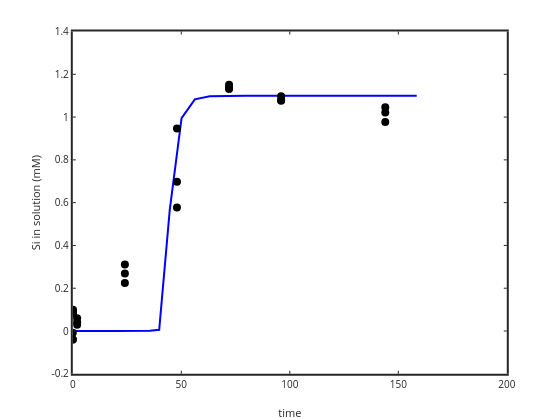

This figure's notebook cell:
### Code cell
plot(time,1e3*(Siaq),'b-','linewidth',2); ylabel('Si in solution (mM)'); xlabel('time')
hold on
plot(sampletime,sampleSi*1e3,'ko','markersize',8,'markerfacecolor','k')
set(gca,'linewidth',2)

### Figure 1 — Plotly figure (JSON) as saved in the notebook; plotly's stock layout.template omitted (floating-point values rounded to 4 significant figures)
{"data": [{"line": {"color": "rgb(0,0,255)", "dash": "solid", "width": 2}, "marker": {"color": "rgb(0,0,255)", "line": {"color": "rgb(0,0,255)"}, "size": 6, "symbol": "none"}, "mode": "lines", "name": "", "showlegend": false, "type": "scatter", "visibility": true, "x": [0, 1.122, 1.259, 1.413, 1.585, 1.778, 1.995, 2.239, 2.512, 2.818, 3.162, 3.548, 3.981, 4.467, 5.012, 5.623, 6.31, 7.079, 7.943, 8.913, 10, 11.22, 12.59, 14.13, 15.85, 17.78, 19.95, 22.39, 25.12, 28.18, 31.62, 35.48, 39.81, 44.67, 50.12, 56.23, 63.1, 70.79, 79.43, 89.13, 100, 112.2, 125.9, 141.3, 158.5], "xaxis": "x", "y": [0, 0.0002637, 0.00025, 0.0002387, 0.0002307, 0.0002241, 0.0002193, 0.0002157, 0.0002131, 0.0002114, 0.0002103, 0.0002097, 0.0002094, 0.0002094, 0.0002095, 0.0002099, 0.0002105, 0.0002113, 0.0002124, 0.0002139, 0.0002161, 0.0002195, 0.0002247, 0.000233, 0.0002458, 0.0002653, 0.0002938, 0.000336, 0.0004018, 0.0005155, 0.0007463, 0.00139, 0.005848, 0.5648, 0.9951, 1.083, 1.097, 1.099, 1.099, 1.099, 1.099, 1.099, 1.099, 1.099, 1.099], "yaxis": "y"}, {"line": {"color": "rgb(0,0,0)", "width": 0.5}, "marker": {"color": "rgb(0,0,0)", "line": {"color": "rgb(0,0,0)"}, "size": 8, "symbol": "circle"}, "mode": "markers", "name": "", "showlegend": false, "type": "scatter", "visibility": true, "x": [0, 0.1, 2, 24, 48, 72, 96, 144, 0, 0.1, 2, 24, 48, 72, 96, 144, 0, 0.1, 2, 24, 48, 72, 96, 144], "xaxis": "x", "y": [-0.03982, 0.08025, 0.02971, 0.2241, 0.5771, 1.151, 1.076, 1.021, -0.04007, 0.08868, 0.04064, 0.2691, 0.6975, 1.136, 1.097, 1.046, -0.00836, 0.09996, 0.05936, 0.3106, 0.9464, 1.131, 1.08, 0.9764], "yaxis": "y"}], "layout": {"height": 420, "hovermode": "closest", "margin": {"b": 0, "l": 0, "r": 0, "t": 0}, "plot_bgcolor": "rgba(0,0,0,0)", "showlegend": false, "width": 560, "xaxis": {"anchor": "y", "autorange": false, "domain": [0.13, 0.905], "exponentformat": "none", "gridcolor": "rgba(38,38,38,0.15)", "gridwidth": 2, "linecolor": "rgb(38,38,38)", "linewidth": 2, "mirror": "ticks", "range": [0, 200], "showgrid": false, "showline": true, "side": "bottom", "spikedash": "solid", "spikemode": "across", "spikesides": false, "spikethickness": 1, "tickangle": 0, "tickcolor": "rgb(38,38,38)", "tickfont": {"color": "rgb(38,38,38)", "size": 10}, "ticklen": 3, "ticks": "inside", "ticktext": ["0", "50", "100", "150", "200"], "tickvals": [0, 50, 100, 150, 200], "title": {"font": {"color": "rgb(38,38,38)", "size": 11}, "text": "time"}, "type": "linear", "visible": true, "zeroline": false}, "yaxis": {"anchor": "x", "autorange": false, "domain": [0.11, 0.925], "exponentformat": "none", "gridcolor": "rgba(38,38,38,0.15)", "gridwidth": 2, "linecolor": "rgb(38,38,38)", "linewidth": 2, "mirror": "ticks", "range": [-0.2, 1.4], "showgrid": false, "showline": true, "side": "left", "spikedash": "solid", "spikemode": "across", "spikesides": false, "spikethickness": 1, "tickangle": 0, "tickcolor": "rgb(38,38,38)", "tickfont": {"color": "rgb(38,38,38)", "size": 10}, "ticklen": 3, "ticks": "inside", "ticktext": ["-0.2", "0", "0.2", "0.4", "0.6", "0.8", "1", "1.2", "1.4"], "tickvals": [-0.2, 0, 0.2, 0.4, 0.6, 0.8, 1, 1.2, 1.4], "title": {"font": {"color": "rgb(38,38,38)", "size": 11}, "text": "Si in solution (mM)"}, "type": "linear", "visible": true, "zeroline": false}}}
